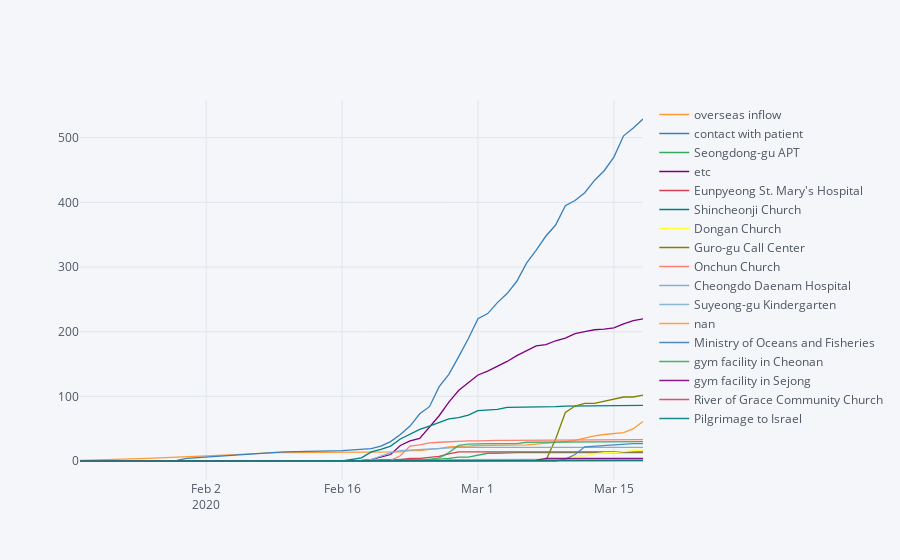

Notebook cell for this chart:
### Code cell
fig = merged.iplot(asFigure=True, kind='scatter')
fig.show()
